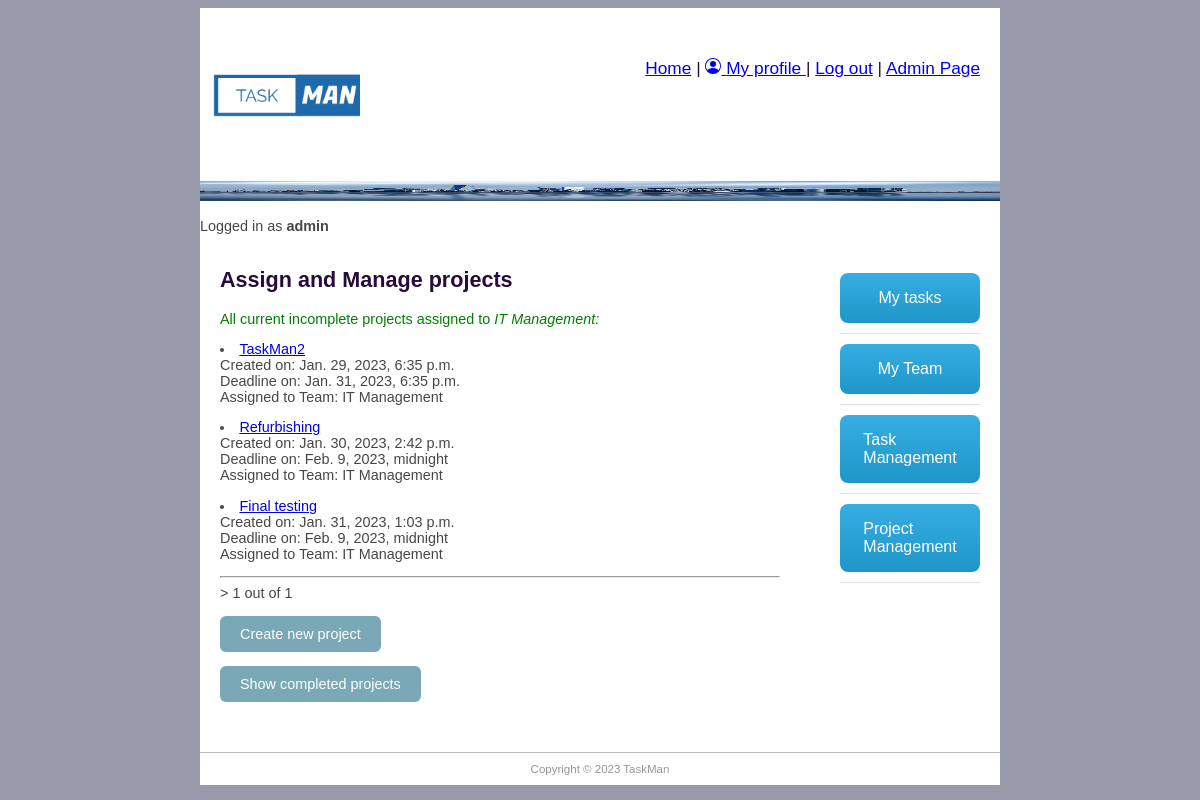
Before: /taskman/projects/ (signed in) with the older database file.
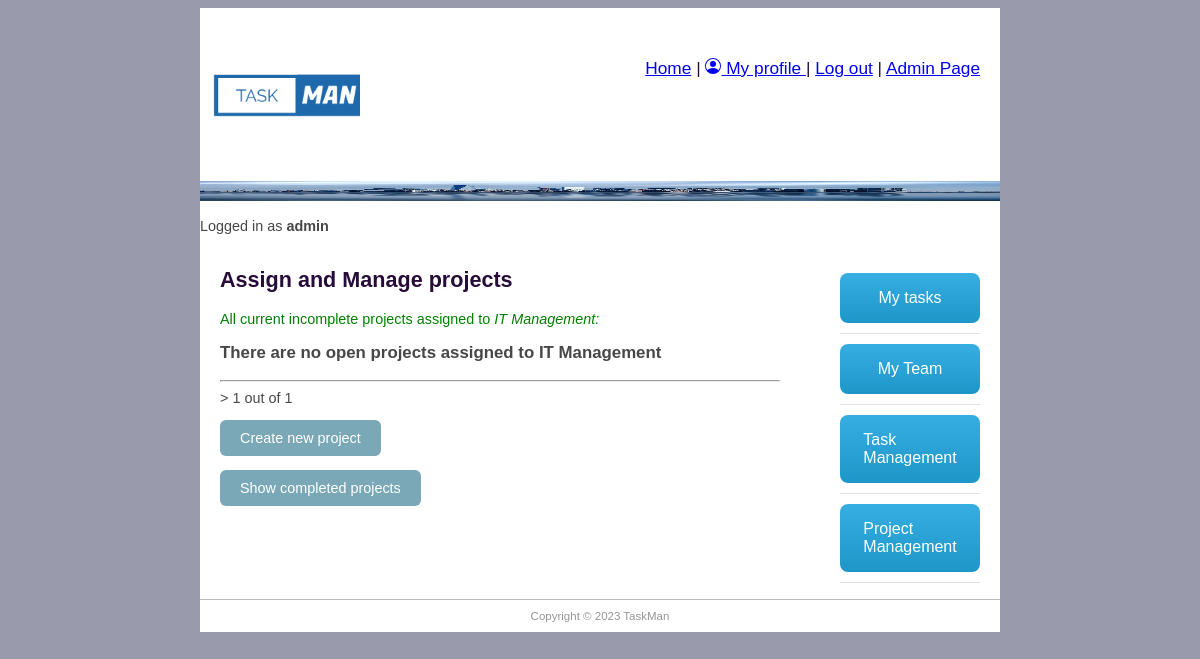
After: the same page with the newer database file.
### taskman/models.py (models this page shows, shortened)
class Employee(models.Model):
    user = models.OneToOneField(User, on_delete=models.CASCADE)
    group_id = models.ForeignKey(Group, help_text='Assign to a team', on_delete=models.SET_NULL, null=True, blank=True)
    photo = models.ImageField(default='default.png', upload_to='profile_pics')
    team_role = models.ForeignKey(TeamRole, help_text='Assign a position', on_delete=models.SET_NULL, null=True, blank=True)
    task_number = models.IntegerField('Number of tasks assigned', default=0)

class Project(models.Model):
    title = models.CharField('Project title', max_length=100, help_text='Enter project title')
    description = models.TextField('Description', max_length=2000, help_text='Enter project description')
    group_id = models.ForeignKey(Group, help_text='Assign to a team', blank=True, on_delete=models.SET_NULL, null=True)
    employee_req = models.IntegerField('Number of employees expected. Min:1', default=0, validators=[MinValueValidator(1)])
    enddate = models.DateTimeField('Requested finish date', null=True, blank=True)
    created_on = models.DateTimeField(editable=False, auto_now_add=True)
    updated_on = models.DateTimeField(editable=False, auto_now_add=True)
    completed_on = models.BooleanField('Completed', default=False)

### taskman/views.py (the view)
# urls.py: path('projects/', views.ProjectListView.as_view(), name='all_projects'),
class ProjectListView(LoginRequiredMixin, generic.ListView):
    model = Project
    paginate_by = 5
    template_name = 'project_list.html'
    def get_queryset(self):
        current_employee = Employee.objects.get(user=self.request.user)
        task_list = Project.objects.filter(group_id__id=current_employee.group_id.id).filter(completed_on=False)
        return task_list
    def get_context_data(self, **kwargs):
        context = super().get_context_data(**kwargs)
        current_employee = Employee.objects.get(user=self.request.user)
        context['current_employee'] = current_employee
        return context

### taskman/templates/project_list.html (shortened to what this page needs)
{% extends "base.html" %}
{% block content %}
{% if current_employee.team_role.name == 'Manager' or current_employee.team_role.name == 'Team Lead'%}
<h1>Assign and Manage projects</h1>
<p style="color:green">All current incomplete projects assigned to <em>{{current_employee.group_id.name}}:</em> </p>
{% for project_obj in project_list %}
<li> <a href="{{project_obj.id}}">{{project_obj.title}}</a> <br> Created on: {{project_obj.created_on}} <br> Deadline on: {{project_obj.enddate}}
    <br> Assigned to Team: {{project_obj.group_id}}
</li>
{% endfor %}
{% if project_list.count == 0 %}
<h3>There are no open projects assigned to {{current_employee.group_id.name}}</h3>
{% endif %}
<hr>
<div class="pagination"><span class="step-links">>
        <span class="current">
            {{ page_obj.number }} out of {{ page_obj.paginator.num_pages }}</span>
    </span></div>
{% if current_employee.team_role.name == 'Manager' %}
<a class="button-cool" href="{% url 'project-new' %}">Create new project</a>
{% endif %}
<a class="button-cool" href="{% url 'all_projects_c' %}">Show completed projects</a>
{%else%}
<h3>You do not have permission to view this page</h3>
{%endif%}
{% endblock %}

### taskman/templates/base.html (shortened to what this page needs)
{% load static %}
<!doctype html>
<html>
  <head>
    <link href="{% static 'css/main.css' %}" rel="stylesheet" type="text/css">
  </head>
  <body>
    <div id="wrapper">
    <header id="header">
      <div id="logo"><img src="{% static 'css/logo.png' %}" alt="" width="150" height="150"/></div>
      <div id="top_menu"><a href="/">Home</a> |
        {% if user.is_authenticated%}
            <a href="{% url 'employee-page' %}">
                My profile
            </a>
              | <a href="{% url 'logout' %}">Log out</a>
            {% else%}
            <a href="{% url 'login' %}">Login</a>
        {% endif %}
          | <a href="{% url 'admin:index' %}">Admin Page</a>
        </div>
      <div id="topbanner"><img src="{% static 'css/pexels-pixabay-290595.jpg' %}" alt="" width="800" height="20"/></div>
        <p>Logged in as <strong>{{user.username}}</strong></p>
    </header>
      <aside id="rightsidebar">
      <nav id="nav">
        {% if user.is_authenticated%}
          <ul>
            <li><a href="{% url 'tasks_name' %}" class="button-43">My tasks</a></li>
            <li><a href="{% url 'my-team' %}" class="button-43">My Team</a></li>
                {% if current_employee.team_role.name == 'Manager' or current_employee.team_role.name == 'Team Lead' or current_employee.team_role.name == 'Senior' %}
                <li><a href="{% url 'all_tasks' %}" class="button-43">Task Management</a></li>
                {% endif %}
                {% if current_employee.team_role.name == 'Manager' or current_employee.team_role.name == 'Team Lead'%}
                <li><a href="{% url 'all_projects' %}" class="button-43">Project Management</a></li>
                {% endif %}
          </ul>
        {% endif %}
      </nav>
    </aside>
    <section id="main">
      {% block content %}{% endblock content %}
    </section>
    <footer id="footer">Copyright &copy;
       TaskMan
    </footer>
    </div>
  </body>
</html>

### taskman/static/css/main.css (style rules this page uses)
#header { border-style: none; width: 800px; height: auto; }
#wrapper { margin-top: 0px; margin-left: auto; margin-right: auto; background-color: #FFFFFF; width: 800px; }
body { background-color: #999AAB; font-family: "Trebuchet MS", Helvetica, sans-serif; font-size: 0.9em; text-align: justify; color: #474747; }
h1 { color: #270c39; }
#footer { text-align: center; font-size: 0.8em; padding-top: 10px; padding-bottom: 10px; background-color: #FFFFFF; border-top: thin solid #BBBBBB; clear: both; color: #969696; }
#nav li { padding-top: 10px; padding-bottom: 10px; font-size: 1em; list-style-type: none; border-bottom: thin solid #e0e0e0; color: #1e9d36; left: 0px; list-style-position: inside; }
#nav li a { text-decoration: none; }
#rightsidebar { width: 180px; height: 350px; float: right; padding-right: 20px; }
#main { width: 560px; float: left; margin: 0 10px 50px 20px; padding-right: 10px; }
#logo { padding: 10px; float: left; }
#top_menu { float: right; padding: 50px 20px 0px 0px; font-size: 1.2em; color: #270c39; }
.button-43 { background-image: linear-gradient(-180deg, #37AEE2 0%, #1E96C8 100%); border-radius: .5rem; box-sizing: border-box; color: #FFFFFF; display: flex; font-size: 16px; justify-content: center; padding: 1rem 1.75rem; text-decoration: none; width: 100%; border: 0; cursor: pointer; user-select: none; -webkit-user-select: none; touch-action: manipulation; }
@media (min-width: 768px) { .button-43 { padding: 1rem 2rem; } }
.button-cool { display: inline-block; padding: 10px 20px; text-align: center; text-decoration: none; color: #ffffff; background-color: #7aa8b7; border-radius: 6px; outline: none; }

Changed rows visible on the page:
removed Project: title "TaskMan2", created_on "Jan. 29, 2023, 6:35 p.m.", enddate "Jan. 31, 2023, 6:35 p.m.", group_id "IT Management"
removed Project: title "Refurbishing", created_on "Jan. 30, 2023, 2:42 p.m.", enddate "Feb. 9, 2023, midnight", group_id "IT Management"
removed Project: title "Final testing", created_on "Jan. 31, 2023, 1:03 p.m.", enddate "Feb. 9, 2023, midnight", group_id "IT Management"
changed Employee "IT Management": group_id.name (not shown) → "IT Management"
Other visible differences:
text now shown: "There are no open projects assigned to"
